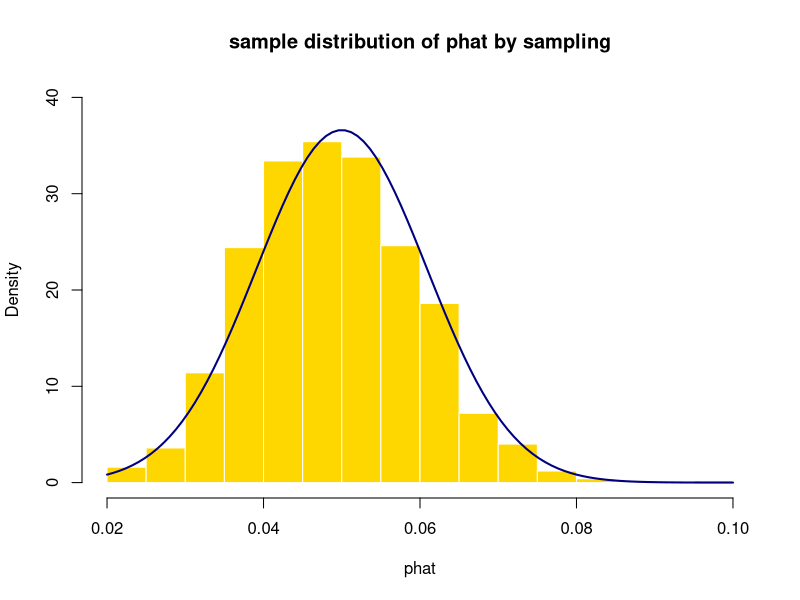
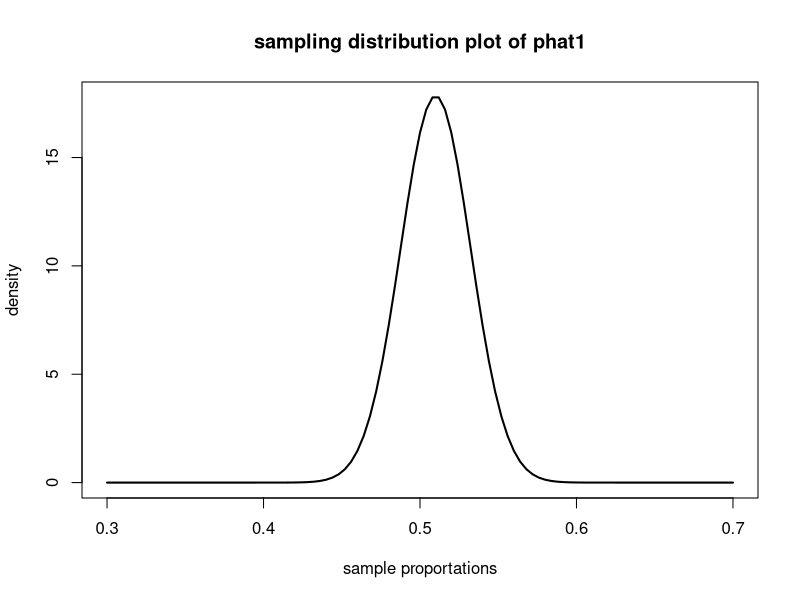
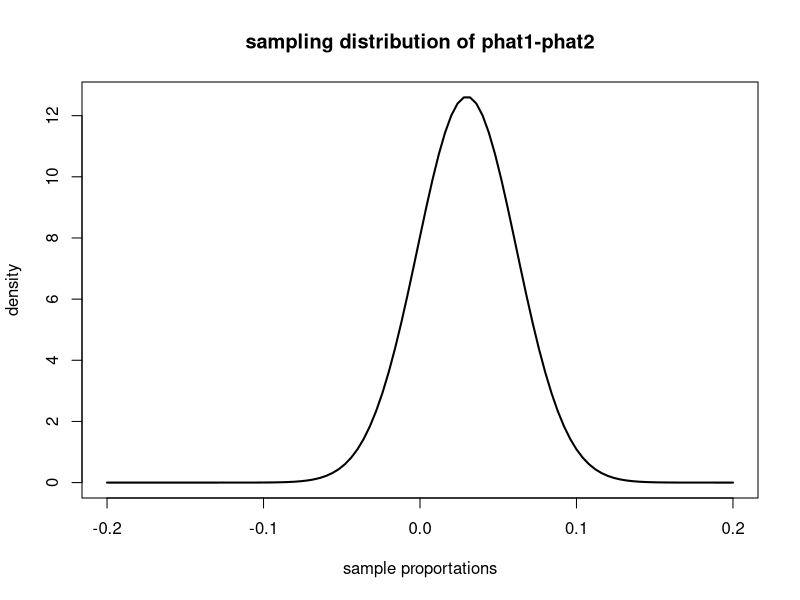
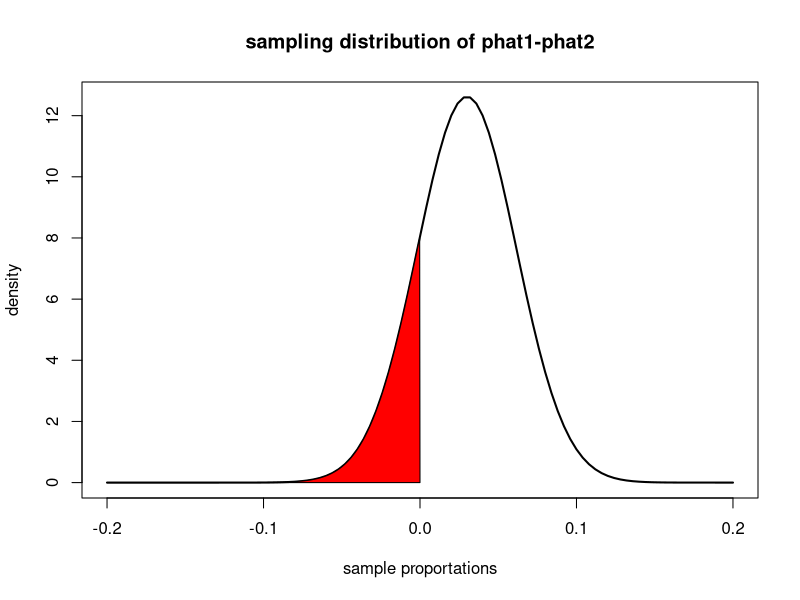
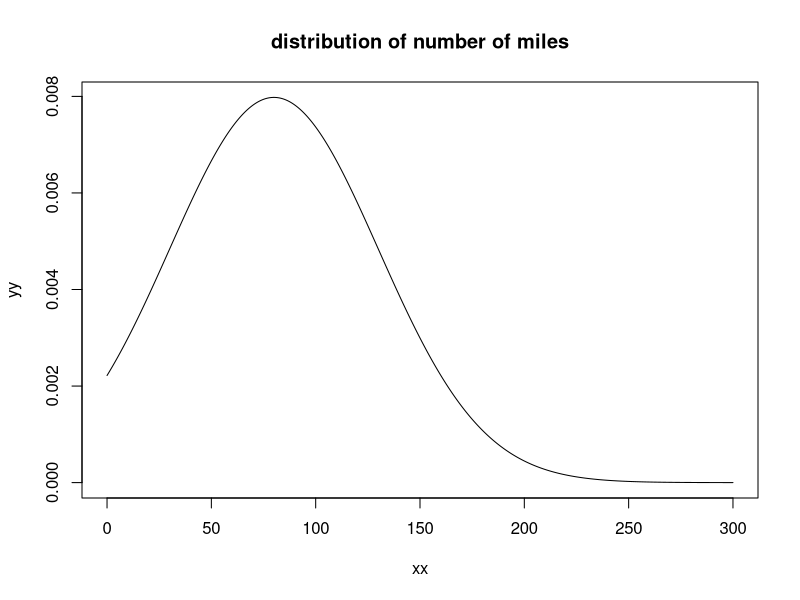
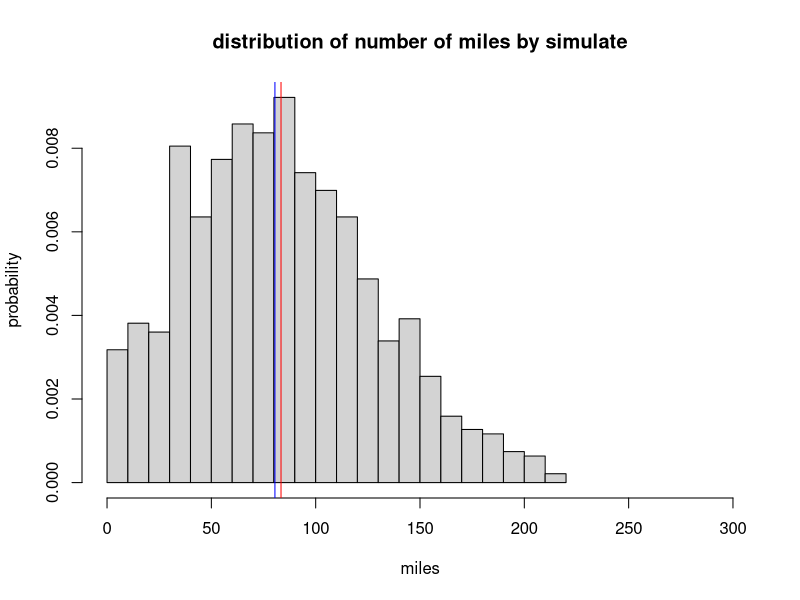
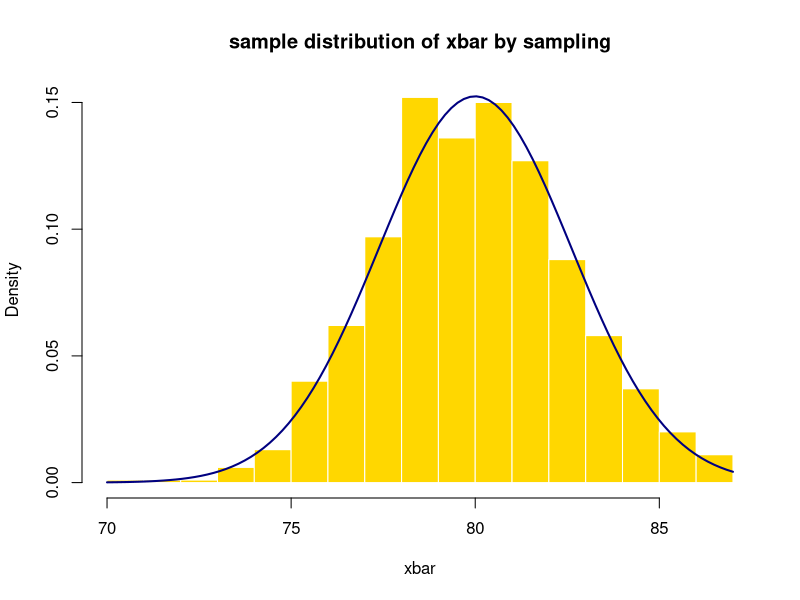
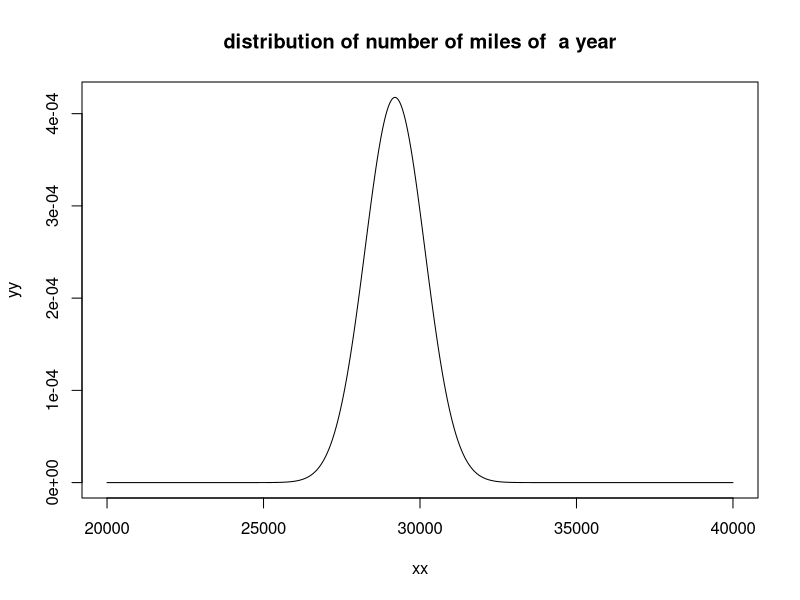

Recreate these plots in R, in order.
## ---- chunk 1
n=400
p=0.05
## ---- chunk 2
mean=p;mean
sd=sqrt(p*(1-p)/n);sd
## ---- chunk 3
28/400
1-pnorm(28/400,mean,sd)
## ---- chunk 4
#sampling one time(function is for making one mean)
#機率為p的時候抽n個，回傳成功的機率
bino.x=function(n,p){
  pp=p*100
  samp=sample(1:100,n,replace=T)#隨機抽n個
  response=c()
  #確認哪些符合條件
  for (i in 1:length(samp)){
    if (samp[i]<=pp){
      response[i]=1
    }else{
      response[i]=0
    }
  }
  p=sum(response)/n
  return(p)#回傳符合的比例
}

#sampling multiple times
#return 1000 phat
simu.phat=c()
for (j in 1:1000){
  x=bino.x(400,0.05)
  simu.phat[j]=x
}
## ---- chunk 5
#計算模擬的phat的mean和sd
simu.mean=mean(simu.phat)
simu.sd=sd(simu.phat)
#計算理論的phat的mean和sd
n=400
p=0.05
theo.mean=p
theo.sd=sqrt(p*(1-p)/n)
## ---- chunk 6
#draw sample distribution
hist(simu.phat,probability = T,breaks = 20,main="sample distribution of phat by sampling",xlab="phat",col = "gold",border="white",ylim=c(0,40))
#加上理論的部分
curve(dnorm(x,theo.mean,theo.sd),add=T,col="navy",lwd=2)
## ---- chunk 7
p1=0.51
mean1=p1;mean1
sd1=sqrt(p1*(1-p1)/500);sd1
curve(dnorm(x,mean1,sd1),lwd=2,xlim=c(0.3,0.7),main="sampling distribution plot of phat1",xlab="sample proportations",ylab="density")
## ---- chunk 8
p2=0.48
mean2=p2
sd2=sqrt(p2*(1-p2)/500)
mean=mean1-mean2;mean
## ---- chunk 9
sd=sqrt((sd1)^2+(sd2)^2);sd
## ---- chunk 10
curve(dnorm(x,mean,sd),lwd=2,main="sampling distribution of phat1-phat2",xlim=c(-0.2,0.2),xlab="sample proportations",ylab="density")

## ---- chunk 11
x=seq(-0.2,0.2,length.out=1000)
y=dnorm(x,mean,sd)
curve(dnorm(x,mean,sd),lwd=2,main="sampling distribution of phat1-phat2",xlim=c(-0.2,0.2),xlab="sample proportations",ylab="density")
## Add the polygon
region.x = x[x<=0]
region.y = y[x<=0]
region.x2 = c(region.x,0)
region.y2 = c(region.y, 0)
polygon(region.x2, region.y2, col = "red")
## ---- chunk 12
z=(0-mean)/sd
z
## ---- chunk 13
xx = seq(0, 300, length.out = 1000)
yy = dnorm(xx, mean = 80, sd = 50)
plot(x = xx, y = yy, type = "l", main = "distribution of number of miles")
## ---- chunk 14
xsam<-rnorm(1000,80,50)
xsam=xsam[xsam>0]
mean(xsam)>median(xsam)
hist(xsam,breaks=20,xlim=c(0,300),main="distribution of number of miles by simulate",xlab="miles",ylab="probability",prob=T)
abline(v = mean(xsam), col = "red")
abline(v = median(xsam), col = "blue")
## ---- chunk 15
#sample one time
#每次有n個觀測者
norm.x=function(n,mu,sigma){
  samp=rnorm(n,mu,sigma)
  xbar=mean(samp)
  return(xbar)
}
#sample multiple times
simu.xbar=c()
for (j in 1:1000){
  x=norm.x(365,80,50)
  simu.xbar[j]=x
}
## ---- chunk 16
#計算模擬的xbar的mean和sd
simu.mean=mean(simu.xbar)
simu.sd=sd(simu.xbar)
#計算理論的xbar的mean和sd
mu=80
sigma=50
n=365
theo.mean=mu;theo.mean
theo.sd=sigma/sqrt(n);theo.sd
## ---- chunk 17
#draw sample distribution
hist(simu.xbar,probability = T,breaks = 20,main="sample distribution of xbar by sampling",xlab="xbar",col = "gold",border="white")
#加上理論的部分
curve(dnorm(x,80,2.61712),add=T,col="navy",lwd=2)
## ---- chunk 18
mean=80*365;mean
sd=sqrt(365)*50;sd
xx = seq(20000, 40000, length.out =20001)
yy = dnorm(xx, mean, sd)
plot(x = xx, y = yy, type = "l", main = "distribution of number of miles of  a year")
## ---- chunk 19
mean=10;mean
sd=5/sqrt(50);sd
mean+3*sd
mean-3*sd
## ---- chunk 20
#sample one time
#每次有n個觀測者
norm.x=function(n,mu,sigma){
  samp=rnorm(n,mu,sigma)
  xbar=mean(samp)
  return(xbar)
}
#sample multiple times
simu.xbar=c()
for (j in 1:1000){
  x=norm.x(50,10,5)
  simu.xbar[j]=x
}
## ---- chunk 21
#計算模擬的xbar的mean和sd
simu.mean=mean(simu.xbar)
simu.sd=sd(simu.xbar)
#計算理論的xbar的mean和sd
mu=10
sigma=5
n=50
theo.mean=mu
theo.sd=sigma/sqrt(n)
## ---- chunk 22
#draw sample distribution
hist(simu.xbar,probability = T,breaks = 20,main="sample distribution of xbar by sampling",xlab="xbar",col = "gold",border="white")
#加上理論的部分
curve(dnorm(x,theo.mean,theo.sd),add=T,col="navy",lwd=2)
## ---- chunk 23
mu1=4.5
sigma1=1.5
mu2=8
sigma2=2
mean=mu2-mu1;mean
sd=sqrt((sigma2^2/23)+(sigma1^2/25));sd
## ---- chunk 24
curve(dnorm(x,mean,sd),lwd=2,main="sampling distribution of xbar2-xbar1",xlim=c(1.5,5.5),xlab="xbar2-xbar1",ylab="density")
## ---- chunk 25
#z-score
z=(3.6-3.5)/0.5137247
z
## ---- chunk 26
#z-score
z=(0-3.5)/0.5137247
z
## ---- chunk 27
mu=100
sigma=15
sd=15/sqrt(36)
z1=(97-mu)/sd;z1
## ---- chunk 28
z2=(105-mu)/sd;z2
## ---- chunk 29
mean=mu;mean
sd=sigma/sqrt(36);sd
## ---- chunk 30
#sample one time
#每次有n個觀測者
norm.x=function(n,mu,sigma){
  samp=rnorm(n,mu,sigma)
  xbar=mean(samp)
  return(xbar)
}
#sample multiple times
simu.xbar=c()
for (j in 1:1000){
  x=norm.x(36,100,15)
  simu.xbar[j]=x
}
## ---- chunk 31
#計算模擬的xbar的mean和sd
simu.mean=mean(simu.xbar)
simu.sd=sd(simu.xbar)
#計算理論的xbar的mean和sd
mu=100
sigma=15
n=36
theo.mean=mu
theo.sd=sigma/sqrt(n)
## ---- chunk 32
#draw sample distribution
hist(simu.xbar,probability = T,breaks = 20,main="sample distribution of xbar by sampling",xlab="xbar",col = "gold",border="white",ylim=c(0,0.2))
#加上理論的部分
curve(dnorm(x,theo.mean,theo.sd),add=T,col="navy",lwd=2)
abline(v = 97, col = "red")
abline(v = 105, col = "blue")
## ---- chunk 33
#z-score
simu.z=(simu.xbar-theo.mean)/theo.sd
#distribution of z-score
hist(simu.z,probability = T,breaks = 20,main="standardized sample distribution",xlab="standard xbar",col = "gold",border="white",ylim=c(0,0.45))
curve(dnorm(x,0,1),add=T,col="navy",lwd=2)
abline(v = z1, col = "red")
abline(v = z2, col = "blue")
## ---- chunk 34
#sampling one time(function is for making one mean)
#機率為p的時候抽n個，回傳成功的機率
bino.x=function(n,p){
  pp=p*10
  samp=sample(1:10,n,replace=T)#隨機抽n個
  response=c()
  #確認哪些符合條件
  for (i in 1:length(samp)){
    if (samp[i]<=pp){
      response[i]=1
    }else{
      response[i]=0
    }
  }
  return(sum(response)/n)#回傳符合的比例
}

#sampling multiple times
#return 400 phat
simu.phat=c()
for (j in 1:400){
  x=bino.x(2400,0.4)
  simu.phat[j]=x
}
## ---- chunk 35
#計算模擬的phat的mean和sd
simu.mean=mean(simu.phat)
simu.sd=sd(simu.phat)
#計算理論的phat的mean和sd
n=2400
p=0.4
theo.mean=p
theo.sd=sqrt(p*(1-p)/n)
## ---- chunk 36
#draw sample distribution
hist(simu.phat ,breaks = 20, prob = T ,main="histogram of sample proportions with normal curve",xlab="phat",col = "gold",border="white")
#加上理論的部分
curve(dnorm(x,theo.mean,theo.sd),add=T,col="navy",lwd=2)
## ---- chunk 37
#z-score
simu.z=(simu.phat-theo.mean)/theo.sd
#distribution of z-score
hist(simu.z,probability = T,breaks = 20,main="standardized sample distribution",xlab="standard phat",col="blue",border = "white")
## ---- chunk 38
#sampling one time(function is for making one mean)
#機率為p的時候抽n個，回傳成功的機率
bino.x=function(n,p){
  pp=p*100
  samp=sample(1:100,n,replace=T)#隨機抽n個
  response=c()
  #確認哪些符合條件
  for (i in 1:length(samp)){
    if (samp[i]<=pp){
      response[i]=1
    }else{
      response[i]=0
    }
  }
  return(sum(response)/n)#回傳符合的比例
}

#sampling multiple times
#return 400 phat
simu.phat=c()
for (j in 1:1000){
  x=bino.x(1017,0.37)-bino.x(885,0.27)
  simu.phat[j]=x
}
## ---- chunk 39
#計算模擬的phat的mean和sd
simu.mean=mean(simu.phat)
simu.sd=sd(simu.phat)
#計算理論的phat的mean和sd
theo.mean=0.37-0.27
theo.sd=sqrt(0.37*(1-0.37)/1017+0.27*(1-0.27)/885)
## ---- chunk 40
#draw sample distribution
hist(simu.phat,probability = T,breaks = 20,main="histogram of sample proportions with normal curve",xlab="phat1-phat2",col = "gold",border="white")
#加上理論的部分
curve(dnorm(x,theo.mean,theo.sd),add=T,col="navy",lwd=2)
## ---- chunk 41
#z-score
simu.z=(simu.phat-theo.mean)/theo.sd
#distribution of z-score
hist(simu.z,probability = T,breaks = 20,main="standardized sample distribution",xlab="standard phat1-phat2",col="blue",border = "white")
## ---- chunk 42
#sample one time
#每次有n個觀測者
norm.x=function(n,mu,sigma){
  samp=rnorm(n,mu,sigma)
  xbar=mean(samp)
  return(xbar)
}
#sample multiple times
simu.xbar=c()
for (j in 1:400){
  x=norm.x(25,8,5)
  simu.xbar[j]=x
}
## ---- chunk 43
#計算模擬的xbar的mean和sd
simu.mean=mean(simu.xbar)
simu.sd=sd(simu.xbar)
#計算理論的xbar的mean和sd
mu=8
sigma=5
n=25
theo.mean=mu
theo.sd=sigma/sqrt(n)
## ---- chunk 44
#draw sample distribution
hist(simu.xbar,probability = T,breaks = 20,main="sample distribution of xbar by sampling",xlab="xbar",col = "gold",border="white",ylim=c(0,0.4))
#加上理論的部分
curve(dnorm(x,theo.mean,theo.sd),add=T,col="navy",lwd=2)
## ---- chunk 45
#z-score
simu.z=(simu.xbar-theo.mean)/theo.sd
#distribution of z-score
hist(simu.z,probability = T,breaks = 20,main="standardized sample distribution",xlab="standard xbar",col="blue",border = "white")
## ---- chunk 46
#sample one time
#每次有n個觀測者
norm.x=function(n,mu,sigma){
  samp=rnorm(n,mu,sigma)
  xbar=mean(samp)
  return(xbar)
}
#sample multiple times
simu.xbar=c()
for (j in 1:1000){
  x=norm.x(60,0,7)
  simu.xbar[j]=x
}
## ---- chunk 47
#計算模擬的xbar的mean和sd
simu.mean=mean(simu.xbar)
simu.sd=sd(simu.xbar)
#計算理論的xbar的mean和sd
mu=0
sigma=7
n=60
theo.mean=mu
theo.sd=sigma/sqrt(n)
## ---- chunk 48
#draw sample distribution
hist(simu.xbar,probability = T,breaks = 20,main="sample distribution of dbar by sampling",xlab="dbar",col = "gold",border="white")
#加上理論的部分
curve(dnorm(x,theo.mean,theo.sd),add=T,col="navy",lwd=2)
## ---- chunk 49
#z-score
simu.z=(simu.xbar-theo.mean)/theo.sd
#distribution of z-score
hist(simu.z,probability = T,breaks = 20,main="standardized sample distribution",xlab="standard dbar",col="blue",border = "white")
## ---- chunk 50
#sample one time
#每次有n個觀測者
norm.x=function(n,mu,sigma){
  samp=rnorm(n,mu,sigma)
  xbar=mean(samp)
  return(xbar)
}
#sample multiple times
simu.xbar=c()
for (j in 1:1000){
  x=norm.x(87,107,17)-norm.x(102,88,15)
  simu.xbar[j]=x
}
## ---- chunk 51
#計算模擬的xbar的mean和sd
simu.mean=mean(simu.xbar);simu.mean
simu.sd=sd(simu.xbar);simu.sd
#計算理論的xbar的mean和sd
theo.mean=0;theo.mean
theo.sd=sqrt(15^2/87+15^2/102);theo.sd
## ---- chunk 52
#draw sample distribution
hist(simu.xbar,probability = T,breaks = 20,main="sample distribution of xbar1-xbar2 by sampling",xlab="xbar1-xbar2",col = "gold",border="white",xlim=c(-10,30),ylim=c(0,0.2))
#加上理論的部分
curve(dnorm(x,theo.mean,theo.sd),add=T,col="navy",lwd=2,xlim=c(-7,7))
## ---- chunk 53
#z-score
simu.z=(simu.xbar-theo.mean)/theo.sd
#distribution of z-score
hist(simu.z,probability = T,breaks = 20,main="standardized sample distribution",xlab="standard xbar1-xbar2",col="blue",border = "white")
